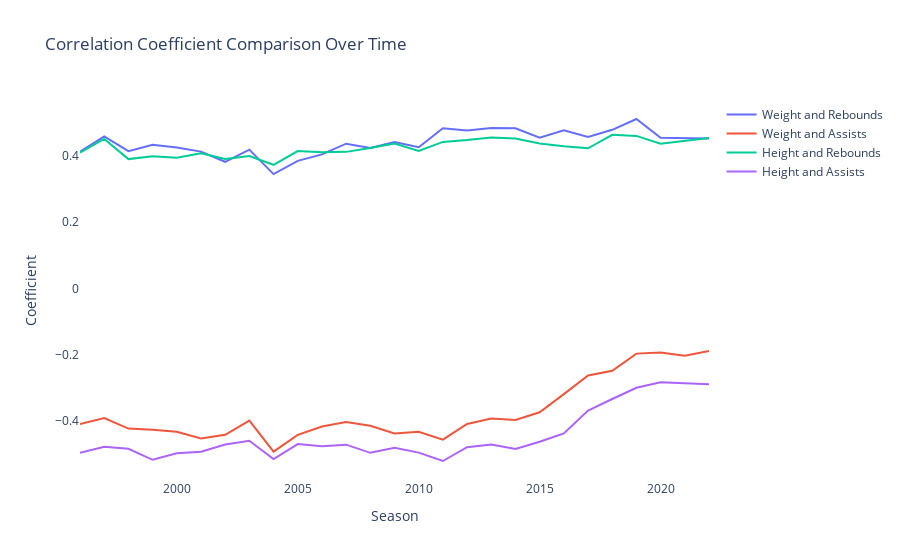

The cell this chart's notebook holds for it:
### Code cell
fig = go.Figure()
fig.add_trace(go.Scatter(x=corr_w_r.index, y=corr_w_r.values,
                    mode='lines',
                    name='Weight and Rebounds'))

fig.add_trace(go.Scatter(x=corr_w_a.index, y=corr_w_a.values,
                    mode='lines',
                    name='Weight and Assists'))

fig.add_trace(go.Scatter(x=corr_h_r.index, y=corr_h_r.values,
                    mode='lines',
                    name='Height and Rebounds'))

fig.add_trace(go.Scatter(x=corr_h_a.index, y=corr_h_a.values,
                    mode='lines',
                    name='Height and Assists'))

fig.update_layout(
    title='Correlation Coefficient Comparison Over Time',
    xaxis_title='Season',
    yaxis_title='Coefficient',
    plot_bgcolor='rgba(0,0,0,0)'
)
fig.show()
